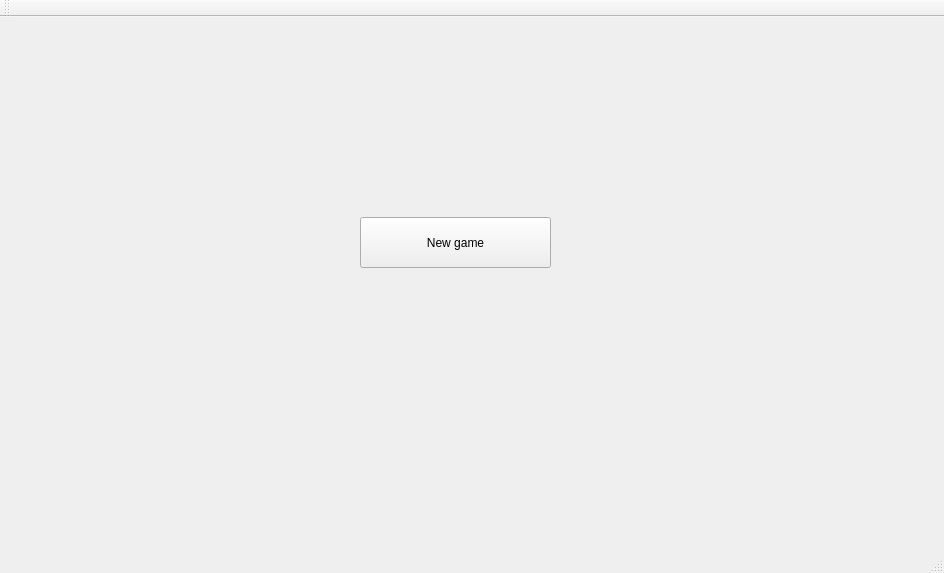
<?xml version="1.0" encoding="UTF-8"?>
<ui version="4.0">
 <class>StellarrayClass</class>
 <widget class="QMainWindow" name="StellarrayClass">
  <property name="geometry">
   <rect>
    <x>0</x>
    <y>0</y>
    <width>944</width>
    <height>573</height>
   </rect>
  </property>
  <property name="windowTitle">
   <string>Stellarray</string>
  </property>
  <widget class="QWidget" name="centralWidget">
   <widget class="QPushButton" name="pushButton_newGame">
    <property name="geometry">
     <rect>
      <x>360</x>
      <y>200</y>
      <width>191</width>
      <height>51</height>
     </rect>
    </property>
    <property name="text">
     <string>New game</string>
    </property>
   </widget>
  </widget>
  <widget class="QMenuBar" name="menuBar">
   <property name="geometry">
    <rect>
     <x>0</x>
     <y>0</y>
     <width>944</width>
     <height>21</height>
    </rect>
   </property>
  </widget>
  <widget class="QToolBar" name="mainToolBar">
   <attribute name="toolBarArea">
    <enum>TopToolBarArea</enum>
   </attribute>
   <attribute name="toolBarBreak">
    <bool>false</bool>
   </attribute>
  </widget>
  <widget class="QStatusBar" name="statusBar"/>
 </widget>
 <layoutdefault spacing="6" margin="11"/>
 <resources>
  <include location="stellarray.qrc"/>
 </resources>
 <connections/>
</ui>
